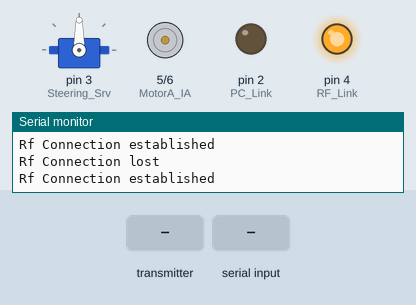
Simulated run of this sketch. Board: Arduino Nano, built with avr-gcc and run on an emulated ATmega328P. Shown: servo, motor-driver pin pairs drawn as motors (green arrow = first pin HIGH = forward, orange = second pin HIGH = backward, longer = more drive), output pins drawn as LEDs (lit = HIGH), the last lines printed to the serial monitor. The test bench sets the inputs (shaded band). No radio packets arrive unless stated.

Above: at 1.2 s.
1.3 s: the transmitter starts sending Direction = 0
At 2.5 s:
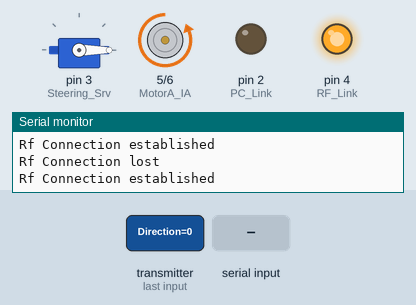
2.8 s: "Connect\n" received over Serial
At 3.1 s:
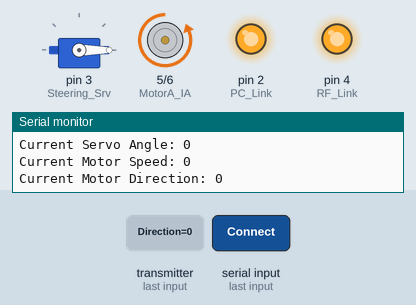
4.3 s: the transmitter starts sending Speed = 1023
At 5.3 s:
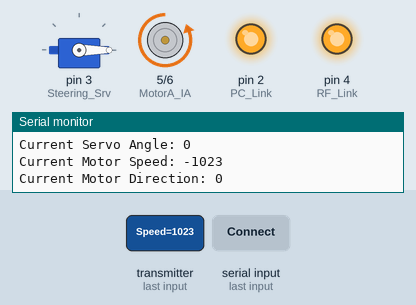
5.8 s: the transmitter starts sending Direction = 1
At 6.4 s:
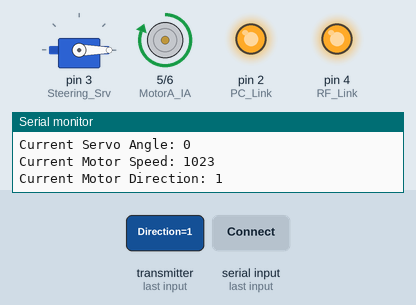
7.3 s: the transmitter starts sending Angle = 45
At 8.5 s:
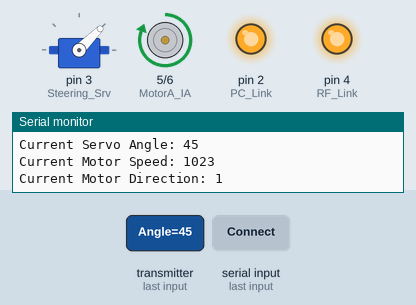
8.8 s: the transmitter starts sending Angle = 90
At 9.9 s:
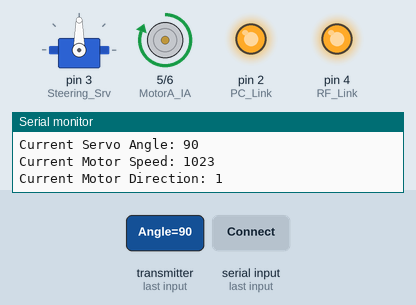
Timing chart, 0 to 11.3 s (numbered marks = the images above; inputs shaded):
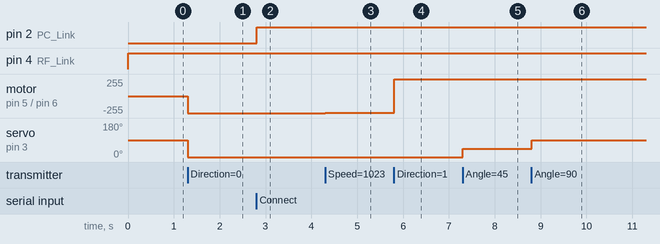

Measured:
- after the input at 1.3 s, motor on pin 5 (MotorA_IA) / pin 6 (MotorA_IB): stopped → backward 255/255 at once; servo on pin 3 (Steering_Srv): 90° → 0° at once
- after the input at 2.8 s, pin 2 (PC_Link): LOW → HIGH at once
- after the input at 4.3 s, motor on pin 5 (MotorA_IA) / pin 6 (MotorA_IB): backward 255/255 → backward 254/255 at once
- after the input at 5.8 s, motor on pin 5 (MotorA_IA) / pin 6 (MotorA_IB): backward 254/255 → forward 255/255 at once
- after the input at 7.3 s, servo on pin 3 (Steering_Srv): 0° → 45° at once
- after the input at 8.8 s, servo on pin 3 (Steering_Srv): 45° → 90° at once

The sketch:

Car.ino
```cpp
/*
 Advanced Arduino Data Transmitter
 */
//#include <NewPing.h>
#include <SPI.h>
#include <Servo.h>
#include "RF24.h"

/****************** Pin Locations ***************************/
#define PC_Link      2  // Rx/TX Board Link Indicator LED.
#define RF_Link      4 // RF Communication Status LED.
#define GND          A7 // Common Ground.

#define Steering_Srv 3 // Set Steering Servo on pin 3.
#define MotorA_IA    5 // Motor A Direction Set to 0 OR 255.
#define MotorA_IB    6 // Motor A Speed.

/****************** RF Communication ***************************/
byte addresses[][6] = {"1Node","2Node"}; //Create "Nodes" [ Devices ]
bool radioNumber = 0; // Set this radio as radio number 0 for Rx or 1 for Tx.
RF24 radio(7,8); //Set up nRF24L01 radio on SPI bus. pins 7&8 for regular use OR pins 9&10 for FUNDUINO Shield.
//RF24 radio(9,10); //Set up nRF24L01 radio on SPI bus. pins 7&8 for regular use OR pins 9&10 for FUNDUINO Shield.
struct dataStruct{bool Direction; int Speed; int Angle;}myData; //Create a data structure for transmitting and receiving Data.
int devicetype = 1; //Set Up Device as: '0'-Host, '1'-Car....
bool RF_Connection = 0;
unsigned long StartTime; //Initializes Counter.
unsigned long TimeOutTime= 250000; //2.5s TimeOut.

/****************** PC Communication ***************************/
String serialcmd; //Receiving PC DATA.
String serialrsnd; //Sended DATA TO PC.
boolean FlowData = false; //Control "Data Flow" [Continuously Send Sensor Data To PC].
bool Serial_Connection = false; //Detect Serial Port Connection Status.
int Motor_Speed = 0;
int Servo_Angle = 0;

/****************** Motors And Lights ***************************/
Servo Steering;
Servo Engine;
/**************************************************************/
void setup()
{
  Steering.attach(Steering_Srv); //Attaches The SteeringWheel Servo To Pin 6.
  Serial.begin(115200); // initialize the serial communication.
  pinMode(MotorA_IA,OUTPUT); // Motor A+
  pinMode(MotorA_IB,OUTPUT); // Motor A-
  digitalWrite(MotorA_IA,LOW); // Stop Motor A.
  digitalWrite(MotorA_IB,LOW); // Stop Motor A.
  pinMode(GND,INPUT); //Define Common Ground.
  radioNumber = 0; //Set Radio Channel as either Rx['0'] Or Tx ['1'].
  pinMode(PC_Link,OUTPUT);
  pinMode(RF_Link,OUTPUT);
  radio.begin(); //Initiate RF24 Device.
  radio.setPALevel(RF24_PA_HIGH); // Set Power Amplifier (PA) level to one of four levels [RF24_PA_MIN=-18dBm, RF24_PA_LOW=-12dBm, RF24_PA_MED=-6dBM, and RF24_PA_HIGH=0dBm]
  /****************** Open a writing and reading pipe on each radio, with opposite addresses ***************************/
  if(radioNumber){
    radio.openWritingPipe(addresses[1]);
    radio.openReadingPipe(1,addresses[0]);
  }else{
    radio.openWritingPipe(addresses[0]);
    radio.openReadingPipe(1,addresses[1]);
  }
  radio.startListening();  // Start the radio listening for data
}

void loop() {
  SearchRF();
  RF_GetData();
  Analyze_RFData();
  RF_SendData();
  Serial_Tx();
}

/****************** Serial Port Communication (PC) [No Call Required] ***************************/
void serialEvent(){
  while (Serial.available() > 0) {
    // read data from Serial Port To A String
    serialcmd = Serial.readStringUntil('\n');
    if (serialcmd == "Connect"){Serial.println("Connected"); Serial_Connection = true;}
    else if (serialcmd == "Stop"){Serial.println("Stopped");FlowData = false;}
    else if (serialcmd == "Check"){if(RF_Connection == 0){Serial.println("HW Fail");}else{Serial.println("HW OK");}}
    else if (serialcmd == "Clean"){Serial.println("Kwh Cleaned");}
    else if (serialcmd == "Disconnect"){Serial.println("Disconnected");Serial_Connection = false;}
    else if (serialcmd == "Start"){Serial.println("Starting Data Flow...");FlowData = true;}
    Serial_Tx();
  }
}

/****************** Control The "FLOW" of data to pc. ***************************/
void Serial_Tx(){
if (Serial_Connection == true) {
 digitalWrite( PC_Link,HIGH);
 if (RF_Connection == 1)
 {
 Serial.print("Current Servo Angle: ");
 Serial.println(myData.Angle);
 Serial.print("Current Motor Speed: ");
 Serial.println(Motor_Speed);
 Serial.print("Current Motor Direction: ");
 Serial.println(myData.Direction);
 }
}
else {
  digitalWrite( PC_Link,LOW);
}
}

/****************** Search For HOST ***************************/
void SearchRF(){
 if (RF_Connection == 0) {
  radio.stopListening();
  if (!radio.write( &devicetype, sizeof(int)))
  {Serial.println(F("failed"));}
  else
  {RF_Connection = 1; digitalWrite(RF_Link,HIGH);Serial.println("Rf Connection established");}
}
}

/****************** Get Data From PC ***************************/
void RF_GetData(){
if (RF_Connection){
radio.startListening();
 if( radio.available()){
        radio.read( &myData, sizeof(myData) );
  }
  else
  {
  StartTime = micros();
  while (!radio.available()){
    if (micros() - StartTime > TimeOutTime ){ //If No RF Data Was Received for more then TimeOutTime.
      digitalWrite(RF_Link,LOW);
      RF_Connection = 0;
      Serial.println("Rf Connection lost");
      break; //Get Out from the loop to communicate with pc.
    }
  }
  }
}
}


/****************** Send Data To PC ***************************/
void RF_SendData(){
  if (RF_Connection == 1){
  radio.stopListening();
  if (!radio.write( &myData, sizeof(myData))){}
}
}

/****************** Analyze Incoming RF Data ***************************/
void Analyze_RFData(){
 if (RF_Connection == 1) {
  Steering.write(myData.Angle);
  if (myData.Direction == 0)
   {
    Motor_Speed = -myData.Speed;
    analogWrite(MotorA_IA,LOW);
    analogWrite(MotorA_IB,255-Motor_Speed);
   }
  else
   {
    Motor_Speed = myData.Speed;
    analogWrite(MotorA_IA,255);
    analogWrite(MotorA_IB,255-Motor_Speed);
   }
 }
 else
  {
   Steering.write(90);
   analogWrite(MotorA_IA,0);
   analogWrite(MotorA_IB,0);
  }
}
```
